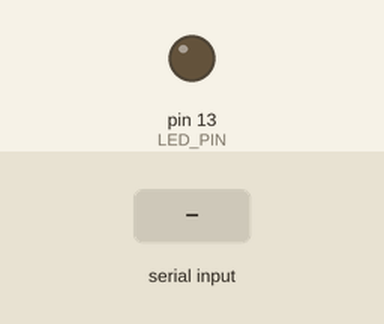
Simulated run of this sketch. Board: Arduino Uno, built with avr-gcc and run on an emulated ATmega328P. Parts: output pins drawn as LEDs (lit = HIGH). The inputs (shaded band) are chosen by the test bench. What the sketch prints to the serial monitor is not drawn.

Above: at 2.3 s.
2.4 s: "1\n" received over Serial
At 2.51 s:
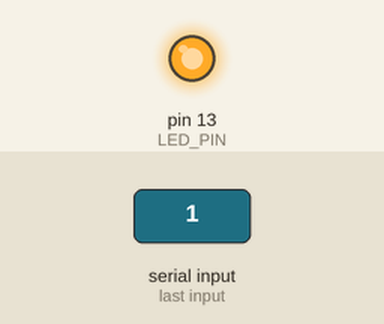
Timing chart, 0 to 5.4 s (numbered marks = the images above; inputs shaded):
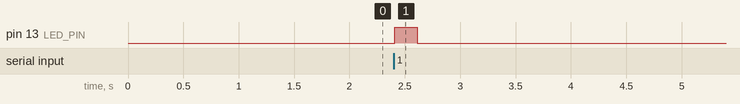

The sketch:

arduino_xonidal.ino
```cpp
/*
  XONIDAL - Código BASE para Arduino
  RECEPCIÓN UNIVERSAL - Enciende LED con cualquier mensaje
  PUEDES MODIFICAR este código para tu proyecto específico
*/

const int LED_PIN = 13;  // LED integrado del Arduino

String inputBuffer = "";
bool comandoCompleto = false;

void setup() {
  Serial.begin(9600);
  pinMode(LED_PIN, OUTPUT);
  digitalWrite(LED_PIN, LOW);

  delay(1000);
  Serial.println("=================================");
  Serial.println("🔧 ARDUINO XONIDAL - LISTO");
  Serial.println("=================================");
  Serial.println("📡 Esperando comandos...");
  Serial.println("⚡ Cualquier mensaje encenderá el LED");
}

void loop() {
  // Leer del Serial (ESP32)
  while (Serial.available()) {
    char c = Serial.read();

    if (c == '\n') {
      comandoCompleto = true;
    } else {
      inputBuffer += c;
    }
  }

  // Procesar comando
  if (comandoCompleto) {
    inputBuffer.trim();

    if (inputBuffer.length() > 0) {
      Serial.print("📨 Recibido: ");
      Serial.println(inputBuffer);

      // ===========================================
      // ACCIÓN UNIVERSAL: ENCENDER LED BREVEMENTE
      // ===========================================
      digitalWrite(LED_PIN, HIGH);
      delay(200);  // 200ms de luz
      digitalWrite(LED_PIN, LOW);

      // Mostrar mensaje recibido
      Serial.print("💡 LED parpadeó por comando: ");
      Serial.println(inputBuffer);

      // ===========================================
      // ¡AQUÍ PUEDES AGREGAR TU LÓGICA PERSONALIZADA!
      // ===========================================
      // EJEMPLOS (descomenta lo que necesites):

      /*
      if (inputBuffer == "ON") {
        digitalWrite(LED_PIN, HIGH);
        Serial.println("💡 LED permanente ENCENDIDO");
      }
      else if (inputBuffer == "OFF") {
        digitalWrite(LED_PIN, LOW);
        Serial.println("💡 LED APAGADO");
      }
      else if (inputBuffer.startsWith("MOTOR")) {
        // Control de motor
        int velocidad = inputBuffer.substring(6).toInt();
        analogWrite(9, velocidad);
        Serial.print("⚙️ Motor a velocidad: ");
        Serial.println(velocidad);
      }
      else if (inputBuffer == "TEMP") {
        // Leer sensor de temperatura
        int valor = analogRead(A0);
        float voltaje = valor * (5.0 / 1023.0);
        float temperatura = (voltaje - 0.5) * 100;
        Serial.print("🌡️ Temperatura: ");
        Serial.print(temperatura);
        Serial.println(" °C");
      }
      else if (inputBuffer == "DISTANCIA") {
        // Leer sensor ultrasónico
        Serial.println("📏 Distancia: XX cm");
      }
      */

      Serial.println("✅ Listo para siguiente comando");
    }

    inputBuffer = "";
    comandoCompleto = false;
  }

  // ===========================================
  // TU CÓDIGO CONTINUO AQUÍ
  // ===========================================
  // Ejemplo: leer sensores constantemente
  // int lectura = analogRead(A0);

  delay(10);
}
```

Measured:
- after the input at 2.4 s, pin 13 (LED_PIN): LOW → HIGH at once, → LOW 0.20 s later
